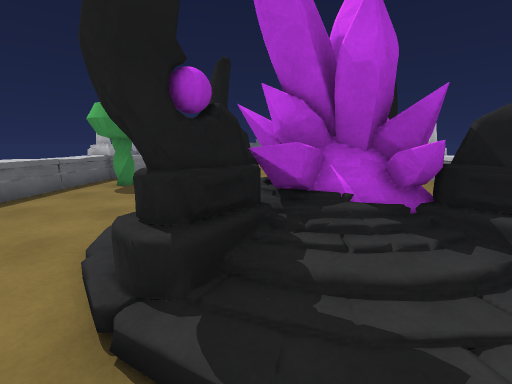
view 1 (above)

12 first-person views from a walk through a scene from a Unity 3-D project. The camera is 1.4 m above the floor, tilts 10° down and sees 90° across. Doors are open. The floor is counted in squares, 1 m on a side. Each view is taken from the middle of a square. On the plan, view 1 faces up. The plan holds only what a view shows up to about 13 squares ahead; the rest is blank. The place goes on beyond the plan.

view 2
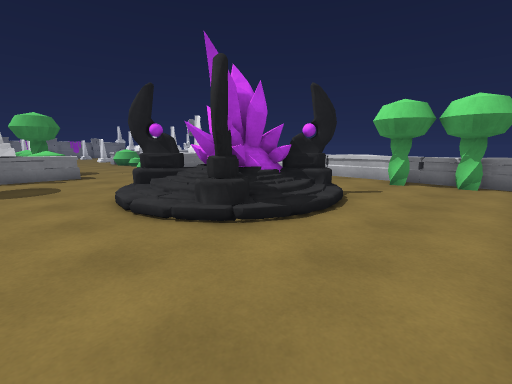

view 3
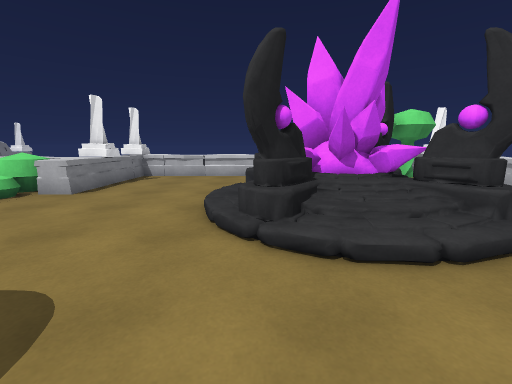

view 4
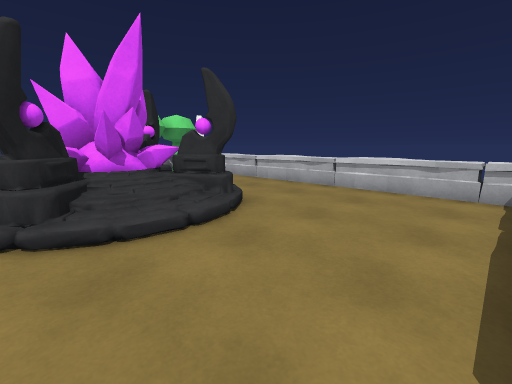

view 5
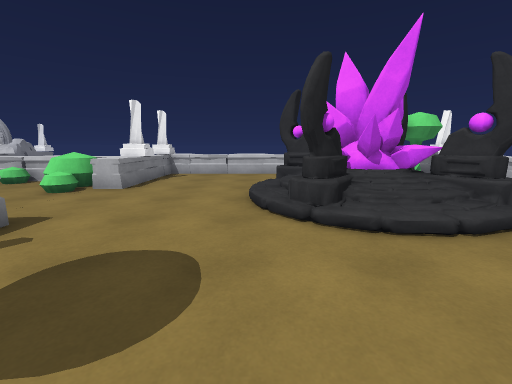

view 6
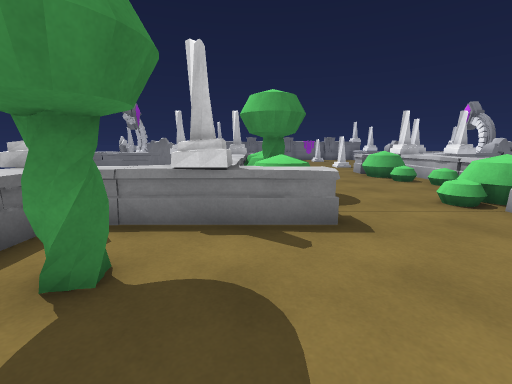

view 7
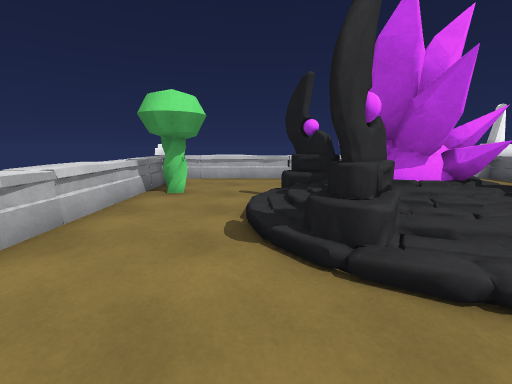

view 8
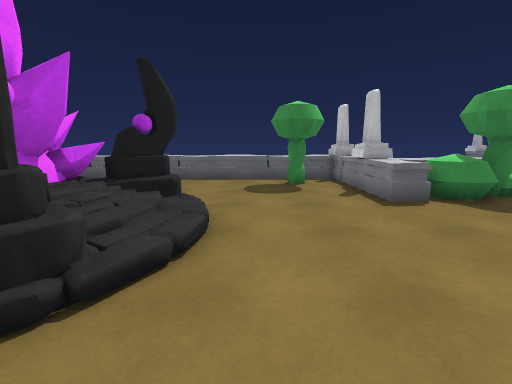

view 9
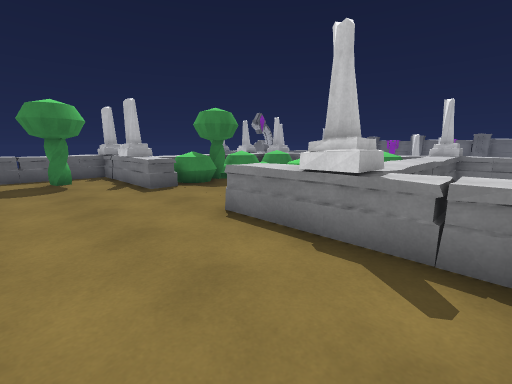

view 10
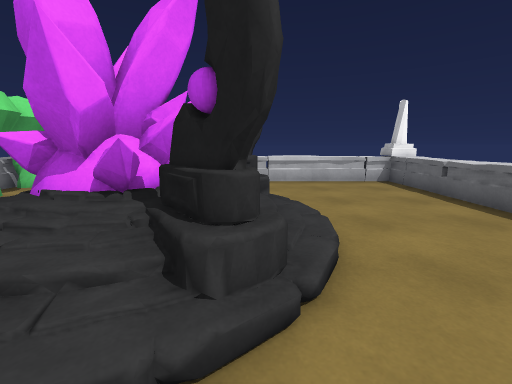

view 11
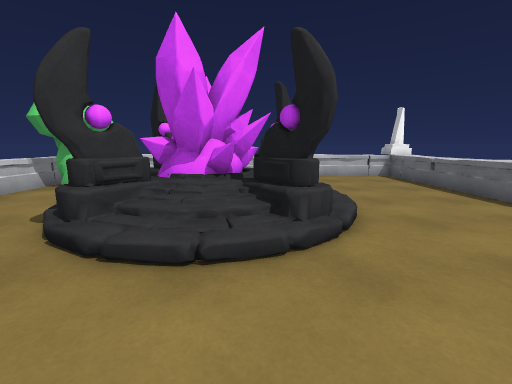

view 12
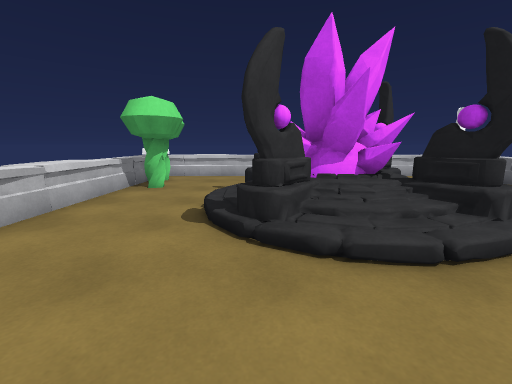

### Floor plan
Key: @ floor where view 1 was taken; # wall or solid block; . main floor; : floor 0.5 m higher than the main floor; / step, stairs or slope; = window, fence, low wall or low ledge; ^ raised ledge; T tree; B bush; O other object.
Columns run from 8 left of view 1 to 9 right of it. Each row starts with its distance up from view 1.
 15     ^TB      ^
 14     ^BBB...BB^
 13  O  OBB=..BBBO  O
 12 #O^^OO^....^^OO^OO
 11  ^..............^
 10  ^.T............^
  9  ^.T............^
  8  ^..............^
  7  ^.......O......^
  6  ^.....##O##....^
  5  ^....//OO##/...^
  4  ^..../:OOO//...^
  3  ^..../##OO#/...^
  2  ^..../##:##....^
  1  ^......///...TT^
  0  ^......@.......^
 -1  ^.............T^
 -2  O..............^
 -3 #O^============^OO

Positions as (right, up) in squares from view 1, and headings:
1: (0, 0), facing up
2: (-4, -2), facing up-right
3: (-5, 6), facing right
4: (-6, 6), facing down-right
5: (-6, 7), facing right
6: (-3, 7), facing up
7: (4, 9), facing down
8: (5, 8), facing left
9: (7, 8), facing up-left
10: (-1, 8), facing down
11: (0, 10), facing down
12: (3, 10), facing down
